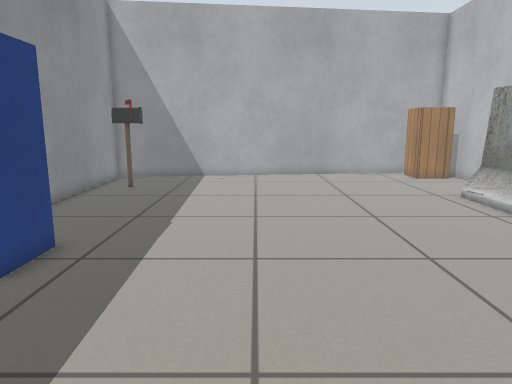
view 1 (above)

16 first-person views from a walk through a robot-simulator world made for Gazebo. The camera is 0.74 m above the floor, tilts 10° down and sees 70° across. The lines on the ground mark 1 m squares. The floor is counted in squares, 0.25 m on a side. Each view is taken from the middle of a square. On the plan, view 1 faces up. The plan holds only what a view shows up to about 20 squares ahead; the rest is blank. Simple patterns stand in for the simulator's built-in surfaces. Some stock models are drawn as simple stand-ins.

view 2
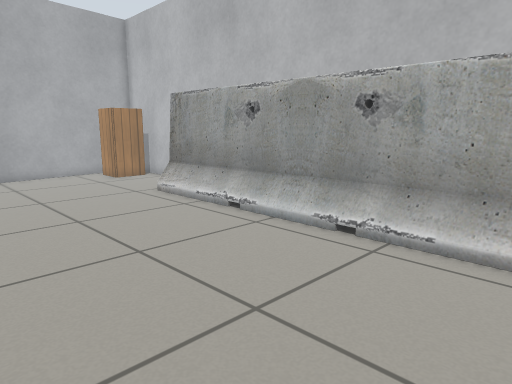

view 3
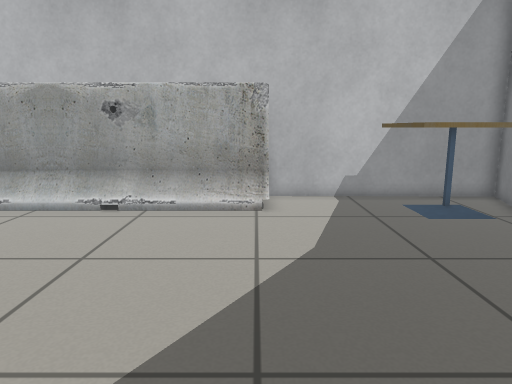

view 4
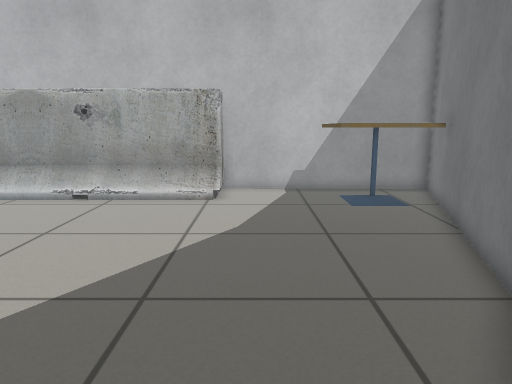

view 5
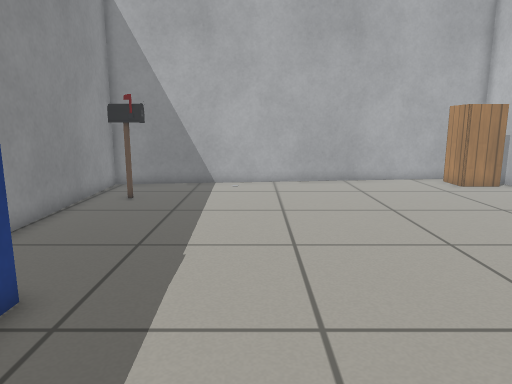

view 6
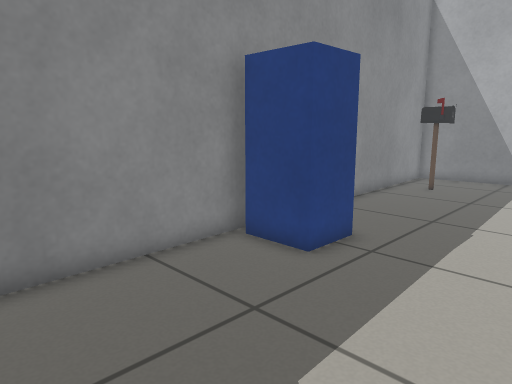

view 7
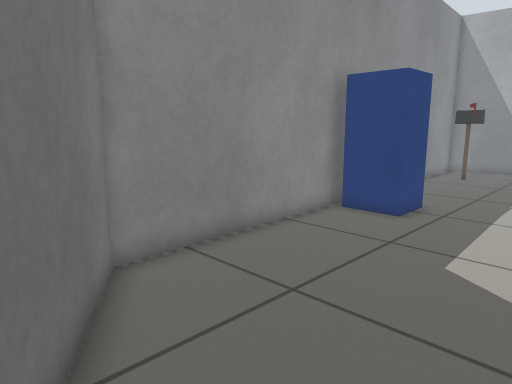

view 8
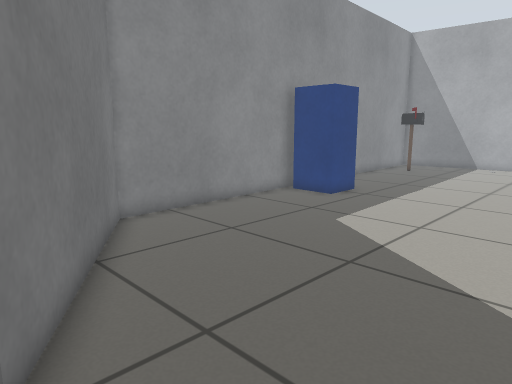

view 9
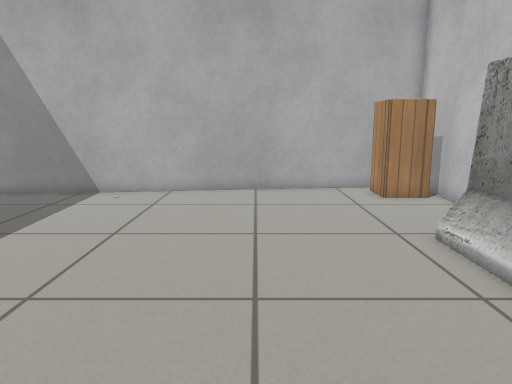

view 10
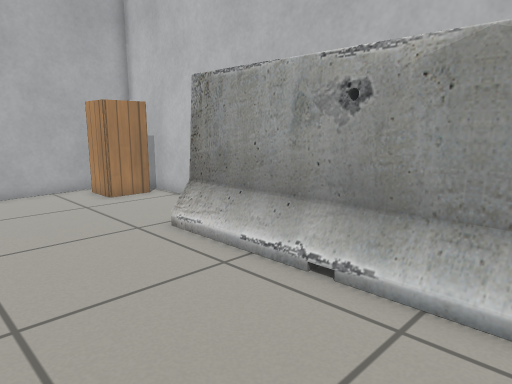

view 11
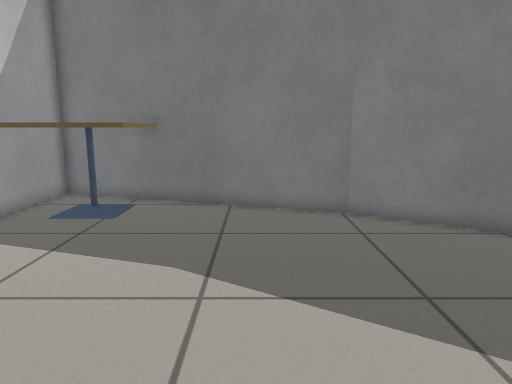

view 12
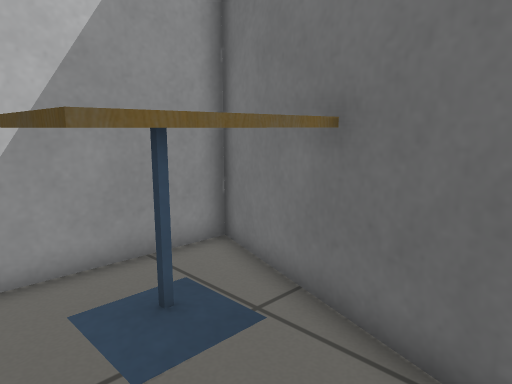

view 13
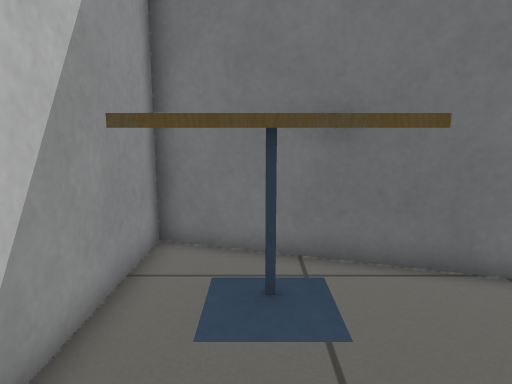

view 14
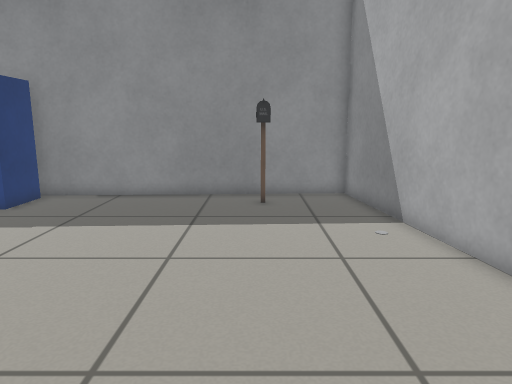

view 15
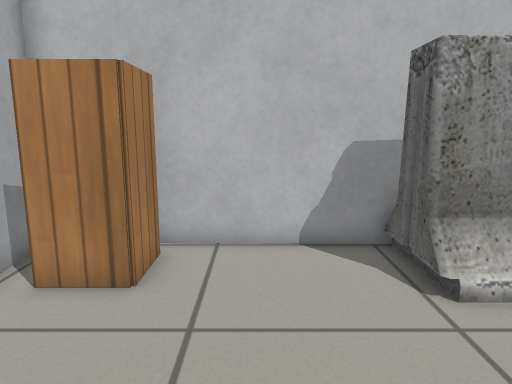

view 16
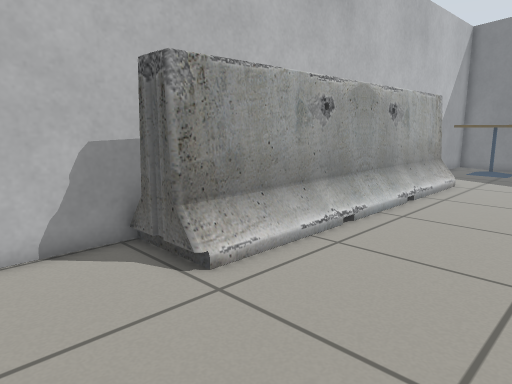

### Floor plan
Points are (right, up) in squares from view 1. A wall is a line through its corners. A room is listed if a view was taken in it or the views show most of it. See-through windows are left out.
Room 1 (views 1, 2, 3, 4, 5, 6, 7, 8, 9, 10, 11, 12, 13, 14, 15, 16)
walls: (-0.3, -6.4) (11.6, -10.4) (12.2, 24.5) (-8.4, 22) (-7.4, -1.9) (-0.2, -6.5)
objects: postbox (-7, 7) to (-5, 9); postbox (-7, 18) to (-6, 19); cafe table (7, -9) to (11, -5); barrier (9, 0) to (11, 16); cabinet (9, 21) to (11, 23)

Where each view was taken, in squares from view 1:
view 1: 0 up, 0 right, facing up
view 2: 0 up, 0 right, facing up-right
view 3: 0 up, 4 left, facing right
view 4: 2 down, 6 left, facing right
view 5: 3 up, 1 left, facing up
view 6: 0 up, 0 right, facing up-left
view 7: 5 down, 0 right, facing up-left
view 8: 7 down, 4 right, facing up-left
view 9: 6 up, 4 right, facing up
view 10: 6 up, 3 right, facing up-right
view 11: 6 up, 3 right, facing down
view 12: 4 down, 4 right, facing down-right
view 13: 1 down, 9 right, facing down
view 14: 18 up, 8 right, facing left
view 15: 19 up, 3 right, facing right
view 16: 20 up, 3 right, facing down-right
